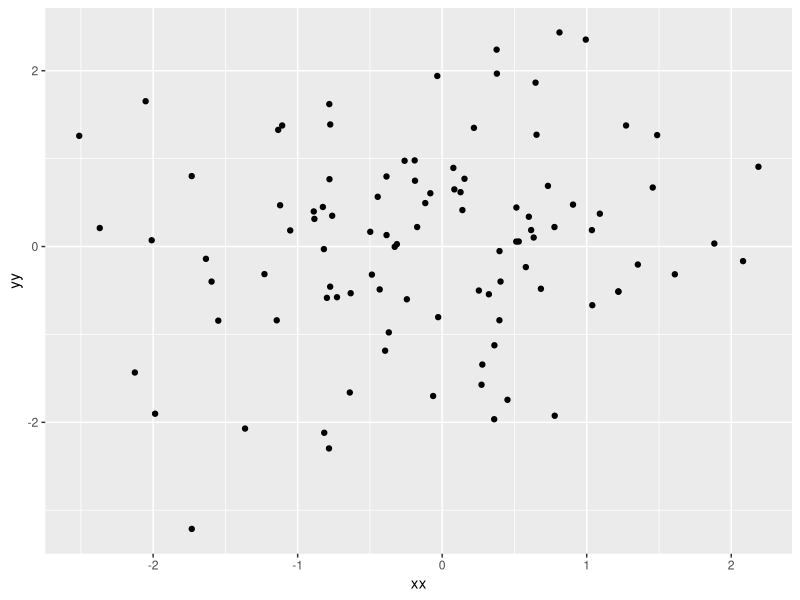

Write the R code that produced this figure.
## ---- chunk 1
library(tidyverse)
d=tibble(xx=rnorm(100),yy=rnorm(100))
d
g=ggplot(d,aes(x=xx,y=yy))+geom_point()
g
